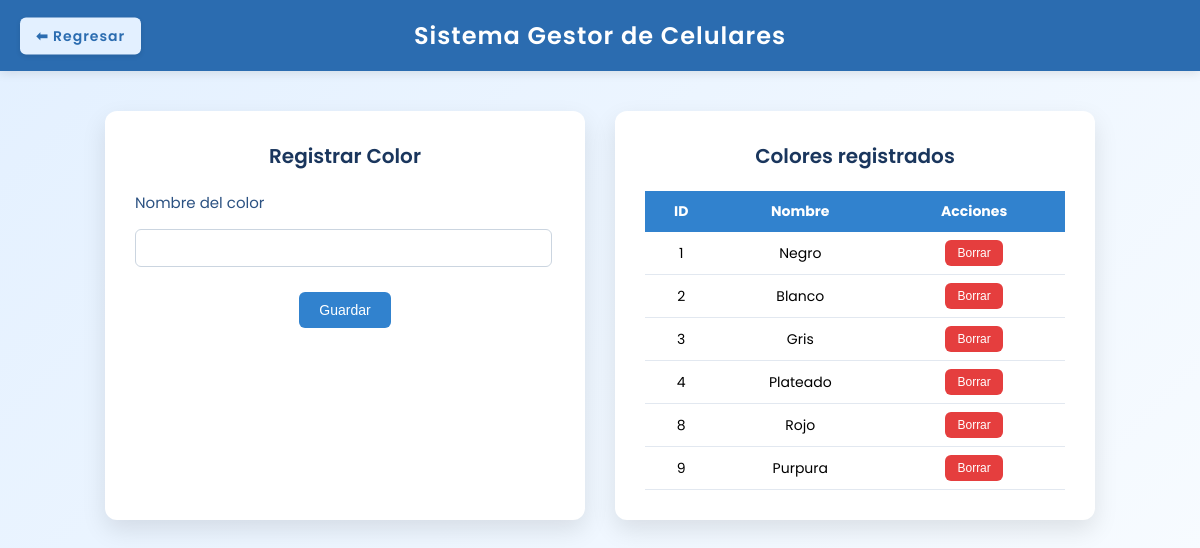
/tiendaCelulares/controlador/consultarColor.php, run on the app's committed database.
### tables this page shows
CREATE TABLE `colores` (
  `id` int NOT NULL,
  `nombre` varchar(50) NOT NULL DEFAULT ''
);

### tiendaCelulares/controlador/consultarColor.php (called while the page is built, shortened)
<?php
$database = new Conexion();
$db = $database->conectar();
$sql = "SELECT * FROM colores";
$stmt = $db->prepare($sql);
$stmt->execute();
$colores = $stmt->fetchAll(PDO::FETCH_ASSOC);
require_once "../vista/registrarColor.php";
?>

### tiendaCelulares/vista/registrarColor.php (the view, shortened to what this page needs)
<!DOCTYPE html>
<html lang="es">
<head>
</head>
<body>
    <div class="header">
        <a href="../index.php" class="btn-regresar">⬅ Regresar</a>
        Sistema Gestor de Celulares
    </div>
    <div class="main-container">
        <div class="container">
            <div class="title">Registrar Color</div>
            <form action="../controlador/guardarColor.php" method="POST">
                <h2>Nombre del color</h2>
                <input type="text" name="nombre" required>
                <br><br>
                <div style="text-align:center;">
                    <button type="submit">Guardar</button>
                </div>
            </form>
        </div>
        <div class="container">
            <div class="title">Colores registrados</div>
            <?php if(count($colores) > 0): ?>
            <table>
                <tr>
                    <th>ID</th>
                    <th>Nombre</th>
                    <th>Acciones</th>
                </tr>
                <?php foreach($colores as $fila): ?>
                <tr>
                    <td><?php echo $fila['id']; ?></td>
                    <td><?php echo $fila['nombre']; ?></td>
                    <td>
                        <form action="../controlador/eliminarColor.php" method="POST" style="margin: 0;">
                            <button type="submit" class="btn-eliminar" onclick="return confirm('¿Seguro que quieres borrar este color?');">Borrar</button>
                        </form>
                    </td>
                </tr>
                <?php endforeach; ?>
            </table>
            <?php else: ?>
            <p class="mensaje">No se encontraron resultados.</p>
            <?php endif; ?>
        </div>
    </div>
</body>
</html>

### tiendaCelulares/vista/registrarColor.php (style rules this page uses)
body { font-family: 'Poppins', sans-serif; background: linear-gradient(135deg, #e3f0ff, #f7fbff); margin: 0; padding: 0; }
.header { position: relative; background: #2b6cb0; color: white; padding: 18px; text-align: center; font-size: 24px; font-weight: 600; letter-spacing: 1px; box-shadow: 0 2px 10px rgba(0,0,0,0.1); }
.btn-regresar { position: absolute; left: 20px; top: 50%; transform: translateY(-50%); background: #e3f0ff; color: #2b6cb0; text-decoration: none; padding: 8px 16px; border-radius: 6px; font-size: 14px; font-weight: 600; transition: all 0.25s ease; box-shadow: 0 2px 5px rgba(0,0,0,0.1); }
.main-container { display: flex; justify-content: center; gap: 30px; margin: 40px; flex-wrap: wrap; }
.container { background: #ffffff; width: 420px; padding: 30px; border-radius: 12px; box-shadow: 0 10px 25px rgba(0,0,0,0.1); }
.title { font-size: 20px; font-weight: 600; color: #1a365d; margin-bottom: 20px; text-align: center; }
h2 { font-size: 15px; font-weight: 400; color: #2c5282; margin-bottom: 10px; }
input { width: 95%; padding: 8px; border-radius: 6px; border: 1px solid #cbd5e0; outline: none; font-family: 'Poppins', sans-serif; margin-top: 5px; }
button { background: #3182ce; color: white; border: none; padding: 10px 20px; border-radius: 6px; cursor: pointer; font-size: 14px; transition: all 0.25s ease; }
.btn-eliminar { background: #e53e3e; padding: 6px 12px; font-size: 12px; }
table { width: 100%; border-collapse: collapse; font-size: 14px; }
th { background: #3182ce; color: white; padding: 10px; }
td { padding: 8px; text-align: center; border-bottom: 1px solid #e2e8f0; }

### data on the page
colores: id "1", nombre "Negro"
colores: id "2", nombre "Blanco"
colores: id "3", nombre "Gris"
colores: id "4", nombre "Plateado"
colores: id "8", nombre "Rojo"
colores: id "9", nombre "Purpura"
